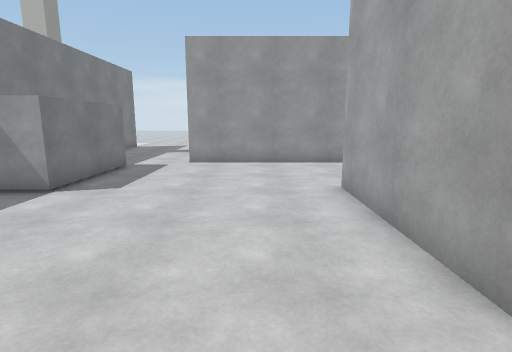
View 1 (above)

19 first-person views from a walk through a scene from a Unity 3-D project. The camera is 1.5 m above the floor, tilts 10° down and sees 80° across. Doors are open. The floor is counted in squares, 1 m on a side. Each view is taken from the middle of a square. On the plan, view 1 faces up. The plan holds only what a view shows up to about 15 squares ahead; the rest is blank. The place goes on beyond the plan. The player character is not drawn. Some animated figures are not drawn. Some surface patterns are stand-ins.

View 2
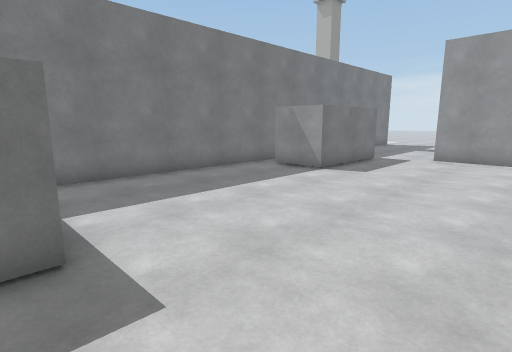

View 3
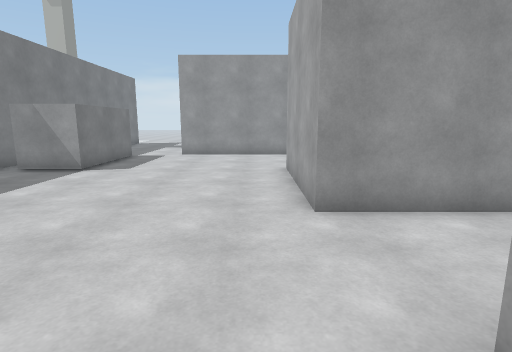

View 4
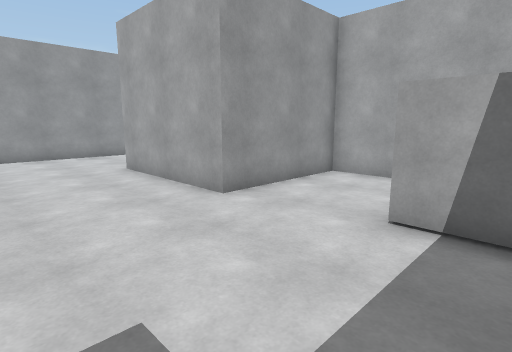

View 5
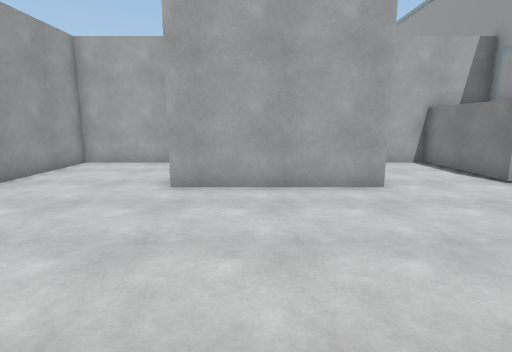

View 6
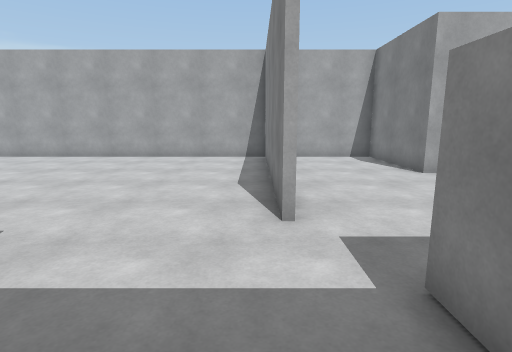

View 7
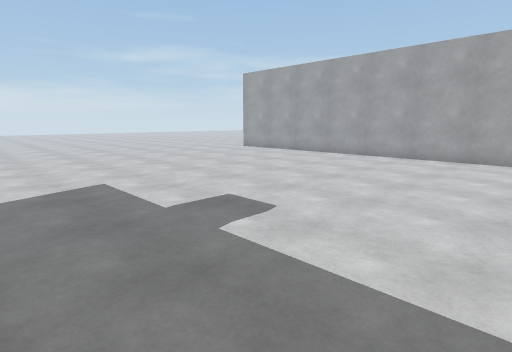

View 8
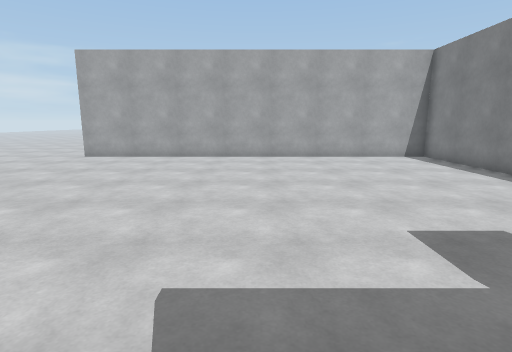

View 9
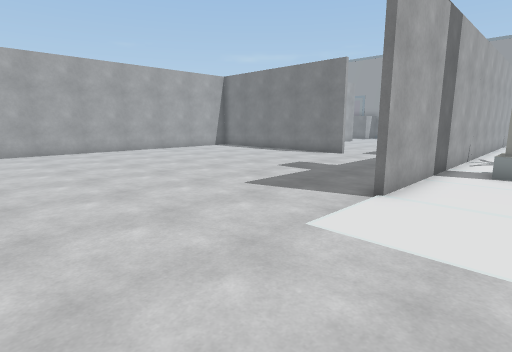

View 10
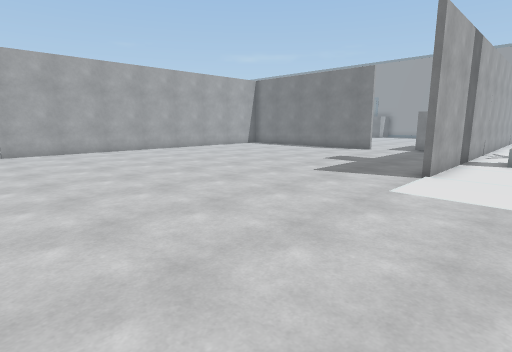

View 11
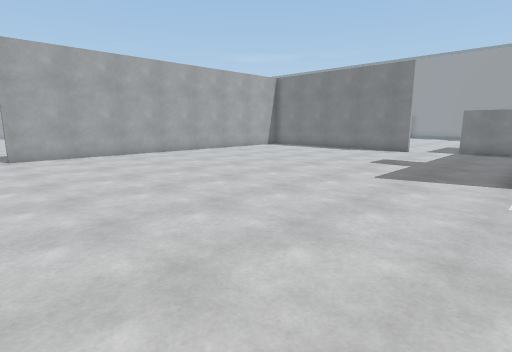

View 12
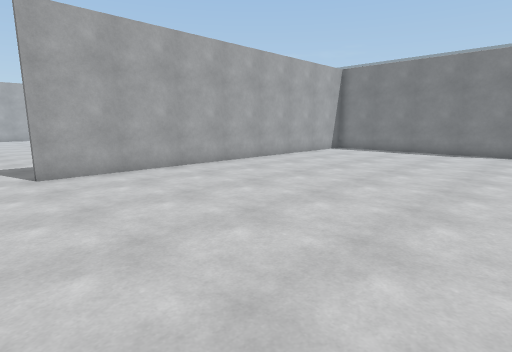

View 13
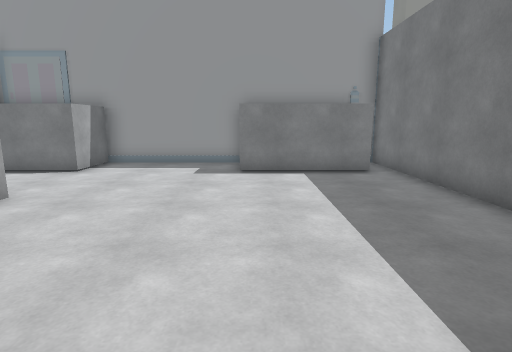

View 14
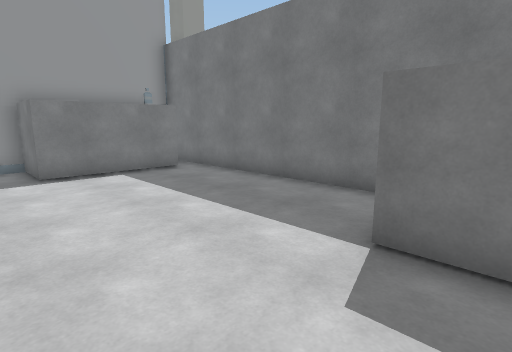

View 15
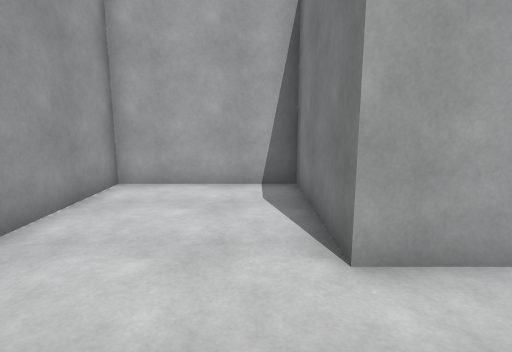

View 16
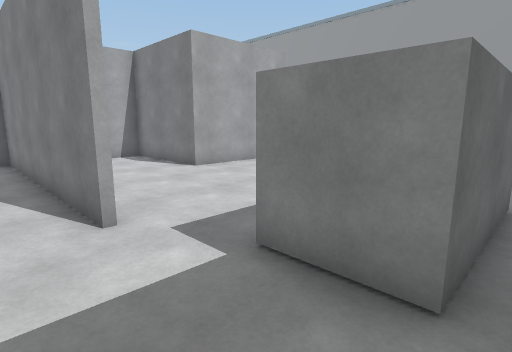

View 17
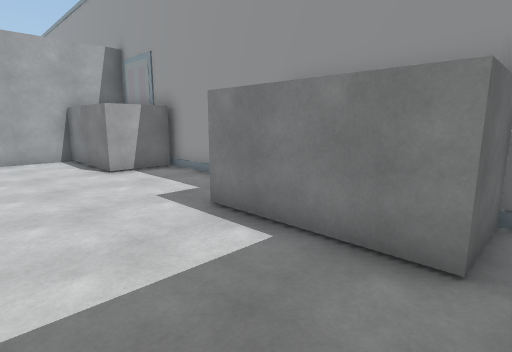

View 18
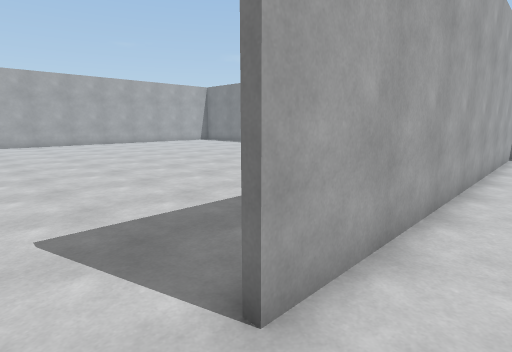

View 19
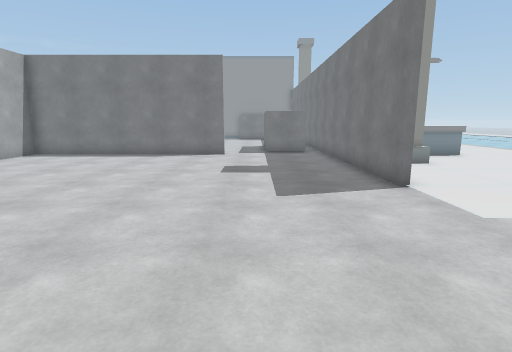

### Floor plan
Points are (right, up) in squares from view 1. A wall is a line through its corners. A room is listed if a view was taken in it or the views show most of it. See-through windows are left out.
Room 1 (views 1, 2, 3, 4, 5, 13, 14, 15, 17)
walls: (2.5, -3.4) (2.5, -1.3) (6.4, -1.3) (6.4, 2) (2, 2) (2, 7) (6.4, 7) (6.4, 12); (-7.4, 6.6) (-7.4, -3.5) (-6.5, -3.5) (-6.5, -1.3) (-2.5, -1.3) (-2.5, -3.4); (-4.5, 9.5) (-4.5, 6.5) (-6.5, 6.5); (6.5, 11.4) (-2.5, 11.4)
ways out: opening at (-7, 7) to room 2; opening at (-3.7, 11) to room 2
Room 2 (views 6, 7, 8, 9, 10, 11, 12, 16, 18, 19)
walls: (-7.4, 19) (-7.4, 10.8); (-7.6, 14.6) (-7.6, 19); (-2.6, 11.6) (6.5, 11.6); (-10.1, 15) (-9.6, 15); (6.4, 12) (6.4, 26.6); (-7.4, 7.8) (-7.4, 6.6); (-6.5, 6.5) (-6.5, 10.5) (-4.5, 10.5) (-4.5, 9.5)
low walls: (-10.2, 15.2) (-8.8, 15.2)
ways out: opening at (-7, 7) to room 1; opening at (-3.7, 11) to room 1; opening at (6, 27.5)

Positions as (right, up) in squares from view 1, and headings:
1: (0, 0), facing up
2: (1, -2), facing up-left
3: (1, -3), facing up
4: (-2, -3), facing up-right
5: (-5, 5), facing right
6: (-7, 12), facing right
7: (-7, 12), facing up-right
8: (-7, 19), facing right
9: (-10, 25), facing down-right
10: (-10, 28), facing down-right
11: (-8, 28), facing down-right
12: (-3, 28), facing down-right
13: (-3, 8), facing down
14: (-1, 8), facing down-left
15: (-1, 8), facing right
16: (-7, 13), facing down-right
17: (-7, 2), facing down-right
18: (5, 28), facing down-right
19: (-4, 26), facing down
